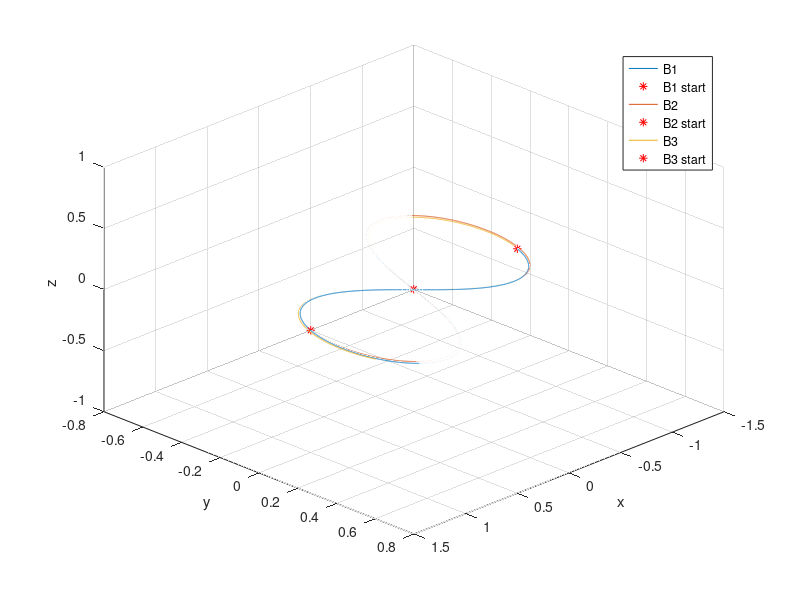

Write MATLAB code to recreate this figure.
clc 
clear all
close all
% Time step [s]
step = 0.001 ;  
%Body Mass 
m1 = 1; 
m2 = 1; 
m3 = 1; 
M = [m1 ; m2 ; m3] ; 
% Newton constant
G = 1;
% Time vector
t = 0:step:5; 
% Initial condiition were taken from:
%{
Numerical Search for Periodic Solutions in the Vicinity of the
Figure-Eight Orbit: Slaloming around Singularities on the Shape
Sphere
Milovan ˇSuvakov 
%C. Moore, Phys. Rev. Lett. 70, 3675 (1993).
%C. Sim ́o, Contemp Math 292 20928 (2002)
%}
% Initial conditions -- positions
x10 = -1;
y10 = 0;
z10 = 0 ;
 
x20 = -x10; 
y20 = -y10 ;  
z20 = 0 ; 
x30 = 0 ; 
y30 = 0 ; 
z30 = 0 ; 
% Initial condition -- velocity 
vx10 =  0.3471; 
vy10 =  0.5327;  
vz10 = 0 ; 
vx20 = vx10; 
vy20 = vy10;
vz20 = 0 ; 
vx30 = -2*vx10; 
vy30 = -2*vy10; 
vz30 = 0 ; 
% Preparing the vector to store the solution 
% There are 3 columns since I want to simulate three bodies 
x = zeros(numel(t),3) ; 
y = zeros(numel(t),3) ;
z = zeros(numel(t),3) ;  
vx = zeros(numel(t),3); 
vy = zeros(numel(t),3); 
vz = zeros(numel(t),3); 
% Assign the initial conditions
x(1,1) = x10 ;
x(1,2) = x20 ; 
x(1,3) = x30 ; 
y(1,1) = y10 ;
y(1,2) = y20 ; 
y(1,3) = y30 ; 
z(1,1) = z10 ;
z(1,2) = z20 ; 
z(1,3) = z30 ;
vx(1,1) = vx10  ;
vx(1,2) = vx20  ; 
vx(1,3) = vx30  ; 
vy(1,1) = vy10 ;
vy(1,2) = vy20 ; 
vy(1,3) = vy30 ; 
vz(1,1) = vz10 ;
vz(1,2) = vz20 ; 
vz(1,3) = vz30 ; 
%% Compute the Force
Fx = @(dx,dy,dz,mass) (-dx.*mass*G)./(sqrt (dx.^2 + dy.^2 + dz.^2) ).^3  ; 
Fy = @(dx,dy,dz,mass) (-dy.*mass*G) ./ ( sqrt (dx.^2 + dy.^2 + dz.^2 ) ).^3 ; 
Fz = @(dx,dy,dz,mass) (-dz.*mass*G) ./ ( sqrt (dx.^2 + dy.^2 + dz.^2 ) ).^3 ; 
%% Equation obtained by applying the simple Euler method 
% x(t+step) = x(t) + step * vx(t) 
% y(t+step) = y(t) + step * vy(t) 
% z(t+step) = z(t) + step * vz(t)
 
% vx(t+step) = vx(t) +step * fx(t) 
% vy(t+step) = vy(t) +step * fy(t) 
% vz(t+step) = vz(t) +step * fz(t)
% loop over each time step
for i = 1:length(t) 
    
	 % computing the postion at i+1
         x(i+1,:) = x(i,:) + step*vx(i,:) ;
         y(i+1,:) = y(i,:) + step*vy(i,:) ;
         z(i+1,:) = z(i,:) + step*vz(i,:) ;
    
	 % loop over the number of body 
         for j = 1:3
      
  
        dx = ( x(i,j)-x(i,:) )' ; 
        dy = ( y(i,j)-y(i,:) )' ; 
	    dz = ( z(i,j)-z(i,:) )' ; 
        
        Fxtot =  Fx (dx,dy,dz,M )  ; 
        Fytot =  Fy ( dx,dy,dz, M )  ; 
	    Fztot =  Fz ( dx,dy,dz, M )  ; 
                
        % change NaN into zeros
	% the NaN comes when computing the interaction of a body with itself
	% since (dx,dy,dz) = 0 
  
        Fxtot ( isnan(Fxtot)) = 0  ; 
        Fytot ( isnan(Fytot)) = 0 ; 
        Fztot ( isnan(Fztot)) = 0 ; 
 
	% total force exerted on the body i from all the other       
        Fxtot = sum(Fxtot)  ; 
        Fytot = sum(Fytot)  ;  
	    Fztot = sum(Fztot)  ; 
        
        
        
     
     % Computing the velocity at i+1
        vx(i+1,j)  = vx(i,j) + step * Fxtot;
        vy(i+1,j)  = vy(i,j) + step * Fytot;
        vz(i+1,j)  = vz(i,j) + step * Fztot;
        
	end
    
    
    
end
figure()
view([45 45 45 ]) 
hold on 
plot3(x(:,1),y(:,1),z(:,1))
plot3(x(1,1),y(1,1),z(1,1),'r*')
plot3( x(:,2) ,y(:,2),z(:,2)) 
plot3(x(2,2),y(2,2),z(2,2),'r*')
plot3( x(:,3) ,y(:,3),z(:,3))
plot3(x(3,3),y(3,3),z(3,3),'r*')
xlabel('x')
ylabel('y')
zlabel('z')
legend('B1','B1 start','B2','B2 start','B3','B3 start')
grid on
